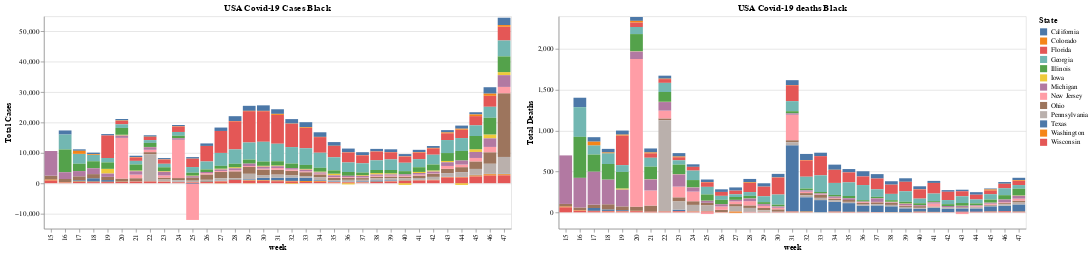

Here is the notebook cell this chart was saved with:
### Code cell
brush=alt.selection(type='interval')
filter=all_state['Ethnic']=='Black'
all_state_sub=all_state[filter]
bar1 = alt.Chart(all_state_sub, title="USA Covid-19 Cases Black").mark_bar().encode(
     x='week:N',
     y=alt.Y('week_cases:Q', title="Total Cases"),
     color='State:N',
     tooltip=['State:N',
              alt.Tooltip('week_cases:Q'),
              alt.Tooltip('week_deaths:Q')
     ]
).add_selection(brush)

bar2 = alt.Chart(all_state_sub,title="USA Covid-19 deaths Black").mark_bar().encode(
    x='week:N',
    y=alt.Y('week_deaths:Q', title="Total Deaths"),
    color='State:N',
    tooltip=['State:N',
             alt.Tooltip('week_cases:Q'),
             alt.Tooltip('week_deaths:Q')
             ]
#).transform_filter(brush)
).add_selection(brush)

combined1=bar1 | bar2 



combined1.save('USA_Covid_State_Black_weekly.html')
from google.colab import files
files.download('USA_Covid_State_Black_weekly.html')
combined1

### Figure 1 — Vega-Lite specification as saved in the notebook (floating-point values rounded to 4 significant figures; data arrays with more than 128 entries replaced by an {"elided": "..."} marker saying what was removed)
{"config": {"view": {"continuousWidth": 400, "continuousHeight": 300}}, "hconcat": [{"mark": "bar", "encoding": {"color": {"type": "nominal", "field": "State"}, "tooltip": [{"type": "nominal", "field": "State"}, {"type": "quantitative", "field": "week_cases"}, {"type": "quantitative", "field": "week_deaths"}], "x": {"type": "nominal", "field": "week"}, "y": {"type": "quantitative", "field": "week_cases", "title": "Total Cases"}}, "selection": {"selector012": {"type": "interval"}}, "title": "USA Covid-19 Cases Black"}, {"mark": "bar", "encoding": {"color": {"type": "nominal", "field": "State"}, "tooltip": [{"type": "nominal", "field": "State"}, {"type": "quantitative", "field": "week_cases"}, {"type": "quantitative", "field": "week_deaths"}], "x": {"type": "nominal", "field": "week"}, "y": {"type": "quantitative", "field": "week_deaths", "title": "Total Deaths"}}, "selection": {"selector012": {"type": "interval"}}, "title": "USA Covid-19 deaths Black"}], "data": {"name": "data-1a5221a91bbe0400a7300044c4ee84e1"}, "$schema": "https://vega.github.io/schema/vega-lite/v4.8.1.json", "datasets": {"data-1a5221a91bbe0400a7300044c4ee84e1": {"elided": "402 records"}}}
